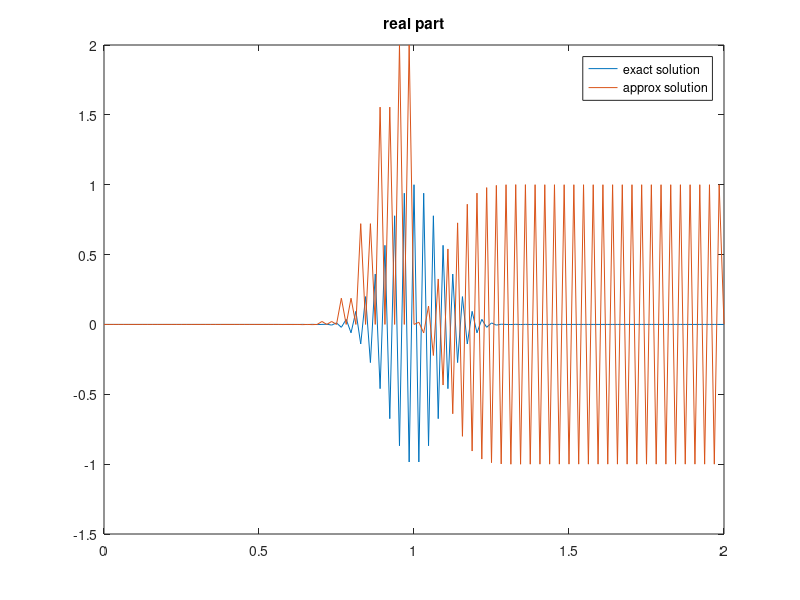
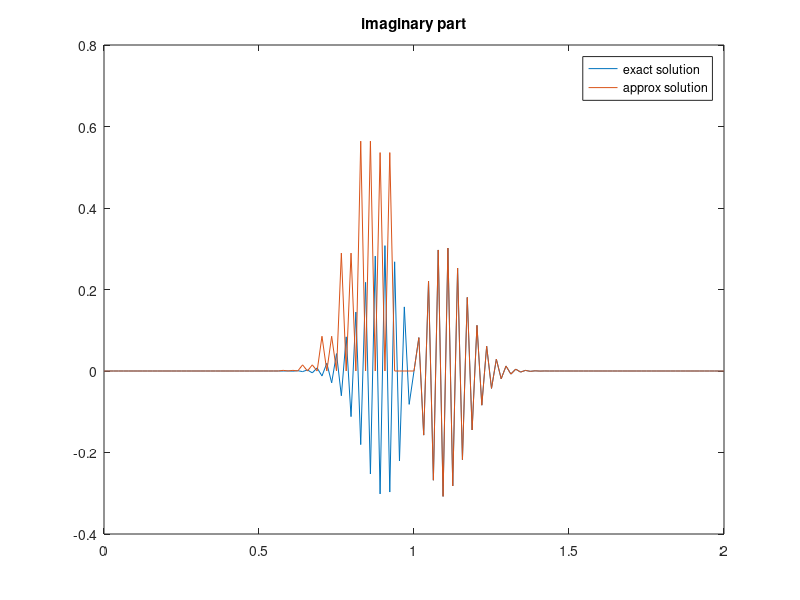

Write MATLAB code to recreate these figures, in order.
clear all
close all

xi = 0;
xf = 2;
ti = 0;
tf = 1;
h  = 1/2^6;
dt = 1/2^4;
N = fix((xf-xi)/h)+1;
x = linspace(xi,xf,N);
T = fix((tf-ti)/dt);
epsilon = 0.001;
m = 4;
u0 = zeros(N,1);
u = zeros(N,1);
temp = zeros(N-2,1);

%initial condition

for j=1:N
    u0(j) = exp(-50*x(j)^2)*exp(1i*x(j)/epsilon);
end

k = 1/epsilon;
A1 = zeros(N-2);
A2 = zeros(N-2);
a = 1;

for t=1:T
    for j=2:N-1
        a1(j) = sin(k*(a*dt-(m+1)*h)/2)/sin(k*(a*dt-(m-1)*h)/2);
        a2 = 1;
        A1(j-1,j-1) = 1;
        A2(j-1,j-1) = -a1(j);
        if j>2
            A1(j-1,j-2) = -a1(j);
            A2(j-1,j-2) = a2;
        end
        
    end
    
    for c=1:m
        temp(c) = u0(1);
    end
    
    temp(m+1:N-2) = u0(2:N-(m+1));
    u(1) = exp(-50*(x(1)-t*dt)^2)*exp(1i*(x(1)-t*dt)/epsilon);
    u(N) = exp(-50*(x(N)-t*dt)^2)*exp(1i*(x(N)-t*dt)/epsilon);
    R = A2*temp;
    R(1) = R(1) +a1(2)*u(1) + a2*u0(1);
    u(2:N-1) = A1\R;
    u0 = u;
end



usol = zeros(N,1);

for j=1:N
    usol(j) = exp(-50*(x(j)-tf)^2)*exp(1i*(x(j)-tf)/epsilon);
end

figure(1)
plot(x,real(usol))
hold on
plot(x,real(u))
title('real part')
legend('exact solution','approx solution')

figure(2)
plot(x,imag(usol))
hold on
plot(x,imag(u))
title('imaginary part')
legend('exact solution','approx solution')

max(abs(usol-u))